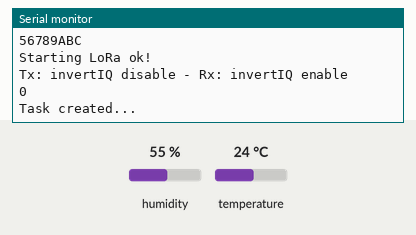
A sketch run on a simulated ESP32. On the bench: the last lines printed to the serial monitor. Inputs (shaded band) come from the test bench; at power-on: humidity 55 %, temperature 24 °C. No radio packets arrive unless stated.

Above: at 3.2 s.
3.3 s: humidity set to 22 %
At 5.3 s:
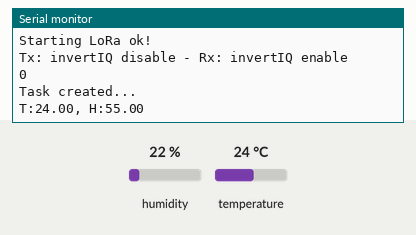
7.6 s: temperature set to 12 °C
At 10.16 s:
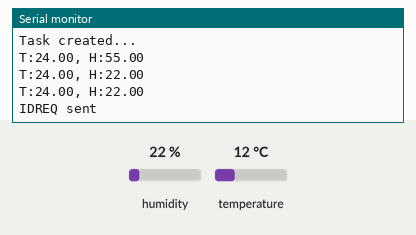
11.5 s: humidity set to 40 %
At 12.6 s:
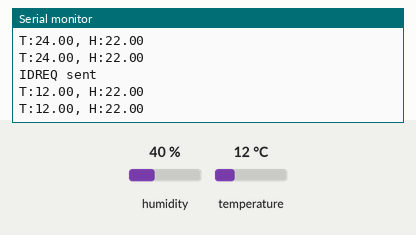
Timing chart, 0 to 14.5 s (numbered marks = the images above; inputs shaded):
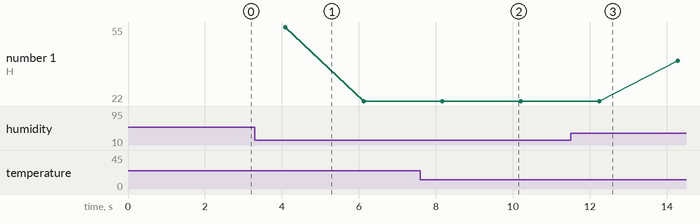

Measured:
- plotted number 1: 22 → 40 after the input at 11.5 s

The sketch:

esp32.mini.LoRa.term.DTSUB.DTACK.210301.ino
```cpp
#include <SPI.h>
#include <LoRa.h>
#include <Wire.h>
#include "LoRa_All.h"

#include "Adafruit_HTU21DF.h"
Adafruit_HTU21DF htu = Adafruit_HTU21DF();
QueueHandle_t queue;
int queueSize = 32;
static int taskCore = 0;

#include "SSD1306Wire.h"        // legacy: #include "SSD1306.h"
SSD1306Wire display(0x3c, 12, 14);   // ADDRESS, SDA, SCL
uint64_t chipid;
uint32_t nodeID;  // local ID on 4 bytes
uint16_t timeout=15;
int data_ack=1;
RTC_DATA_ATTR int idreq_ack=0;
RTC_DATA_ATTR uint32_t recvID=0;

conframe_t scf,rcf;              // send control frame , receive control frame
MQTTframe_t sdf,rdf;

void sensorTask( void * pvParameters ){
float stab[8];
while(true)
  {
  stab[0]=htu.readTemperature();
  stab[1]=htu.readHumidity();
  xQueueReset(queue);
  xQueueSend(queue, stab, portMAX_DELAY);
  delay(2000);
  Serial.printf("T:%2.2F, H:%2.2f\n",stab[0],stab[1]);
  }
}


void setup() {
Serial.begin(9600);
  chipid=ESP.getEfuseMac();
  nodeID=(uint32_t)chipid;
  Serial.printf("\nChipID:%08X\n",(uint32_t)nodeID);
  Wire.begin(12,14);
  delay(1000);

  Serial.println("HTU21D-F test");
  if (!htu.begin()) {
    Serial.println("Couldn't find sensor!");
    while (1);
    }
  SPI.begin(SCK, MISO, MOSI, SS);  // SCK, MISO, MOSI, SS
  LoRa.setPins(SS, RST, DI0);
  Serial.begin(9600);
  delay(1000);
  Serial.println();Serial.println();
  Serial.printf("%08X\n",(uint32_t)chipid);
  if (!LoRa.begin(BAND)) {
    Serial.println("Starting LoRa failed!");
    while (1);
  }
  Serial.println("Starting LoRa ok!");
  LoRa.setSpreadingFactor(sf);
  LoRa.setSignalBandwidth(sbw);
  LoRa.setSyncWord(0xF3);           // ranges from 0-0xFF, default 0x34, see API docs
  Serial.println("Tx: invertIQ disable - Rx: invertIQ enable");
  LoRa.onReceive(onReceive);
  LoRa.onTxDone(onTxDone);
  LoRa_rxMode();
  Serial.println(taskCore);
  queue = xQueueCreate(queueSize, sizeof(float)*8);
  xTaskCreatePinnedToCore(
                    sensorTask,   /* Function to implement the task */
                    "sensorTask", /* Name of the task */
                    10000,      /* Stack size in words */
                    NULL,       /* Task input parameter */
                    0,          /* Priority of the task */
                    NULL,       /* Task handle. */
                    taskCore);  /* Core where the task should run */
  Serial.println("Task created...");
}

void publish(char *topic, char *mess)
{
  Serial.println("Sending Publish packet: ");
  LoRa_txMode();
  LoRa.beginPacket();
  sdf.pack.did=(uint32_t)recvID;    // receiver (GW) ID
  sdf.pack.sid=(uint32_t)nodeID;
  sdf.pack.con[0]=0x07; sdf.pack.con[1]=0x00;       // publish data: 0x07
  strcpy(sdf.pack.topic,topic);   // topic name
  strcpy(sdf.pack.mess,mess);   // topic name
  LoRa.write(sdf.frame,64);
  LoRa.endPacket();
}

void loop()
{
  if (runEvery(10000))
    {
    if(idreq_ack==0)
      {
      send_IDREQ(); // send IDREQ control frame
      Serial.println("IDREQ sent");
      }
    else
    {
    if(data_ack==1)
      {
      char topic[24],message[24];float stab[8];
      Serial.println("waiting for sensoe task");
      xQueueReceive(queue, stab, portMAX_DELAY);
      strcpy(topic,"/esp32/Term1/Sens1");
      sprintf(message,"T:%2.2f, H:%2.2f",stab[0],stab[1]);
      publish(topic,message);  Serial.printf("Message published:%s\n",message);
      Serial.printf("DATA sent to Gateway: %08X\n",recvID);
      data_ack=0;
      }
   }
  }
}

void send_IDREQ()
{
  LoRa_txMode();                        // set tx mode
  LoRa.beginPacket();                   // start packet
  scf.pack.did=(uint32_t)0; scf.pack.sid=(uint32_t)nodeID;
  scf.pack.con[0]=0x01;scf.pack.con[1]=0x00;
  strncpy(scf.pack.pass,"passwordpassword",16);
  LoRa.write(scf.frame,32);             // add payload
  LoRa.endPacket(true);                 // finish packet and send20 it
}


void onReceive(int packetSize)
{
  if(packetSize==32)
    {
    int i=0;
    while (LoRa.available()) { rcf.frame[i] = LoRa.read();i++;}
    if(rcf.pack.con[0]==0x02 && rcf.pack.did==nodeID)  // received IDACK frame for this node
      {
      idreq_ack=1; recvID=rcf.pack.sid;
      }

    if(rcf.pack.con[0]==0x04 && rcf.pack.did==nodeID)  // received DTACK for DTSUB
      {
      data_ack=1; recvID=rcf.pack.sid; timeout=rcf.pack.tout;
      Serial.printf("Received DTACK\n");
      }
    Serial.printf("con=%0X,did=%08X\n", rcf.pack.con[0], rcf.pack.did);
    Serial.printf("Terminal:%08X, ACK from Gateway:%08X\n",(uint32_t)nodeID,(uint32_t)recvID);
    Serial.printf("RSSI: %d\n",LoRa.packetRssi());
    }
}
```

LoRa_All.h
```cpp
// this file describes the types of the LoRa frames used to communicate between the LoRa terminals
// and the gateways : ThingSpeak gateway and MQTT gateway
// the identifiers: source-sid and destination-did are derived from the chip identifiers.
// Only 4 lower bytes are taken into account (uint32_t)
// The control frame contain 32 bytes, the data frames are built with 64 bytes
// the 2 bytes of control field con[2] are used to identify the tape of the frame: the control frames and the data frames
// The first con[0] bytes indicates the type of the frame and the type of the gateway (service) to be used.
// The first hexa value of this byte indicates the type of the gateways/service:
//   0 - ThingSpeak send, 1 -ThingSpeak receive
//   2 - MQTT publish, 3 - MQTT subscribe
// The second hexa value indicates the type of the frame:
//   1 - IDREQ, 2 - IDACK  : ID request and ID acknowledge - control frames
//   3 - DTSND, 4 - DTACK  : DATA send (ThingSpeak) and DATA acknowledge - data and control frames
//   5 - DTREQ, 6 - DTRCV  : DATA request and DATA receive - control and data frames
//   7 - DTPUB, 8 - DTSUB, DTRCV : TOPIC/DATA publish, TOPIC subscribe, DATA receive frames (MQTT)
// The second byte of the control field con[1] is used to carry the data fields mask (ThingSpeak)
// Each bit of this field corresponds to one data value of ThingSpeak channel;
// With this mask the fields may be specified when sending or requesting data

// The password field pass[16] is used by the control frames IDREQ and IDACK to protect the access
// to the gateway node; only a frame with correct password (16 bytes) is to be answered by IDACK frame
// The tout value coded on 16 bits may be used to synchronize the terminals operating in deep sleep mode.
// The gateway none sends the calculated delay according to its scheduler (agenda) to the terminal node.

// The data frames are different for ThingSpeak serviecs and for MQTT services.
// The data frame relayed by the gateway node to ThingSpeak server contains the

#define SS       5 // 26     // D0 - to NSS
#define RST     15  //16     // D4  - RST
#define DI0     26      // D8 - INTR

#define SCK     18      // D5 - CLK
#define MISO    19      // D6 - MISO
#define MOSI    23      // D7 - MOSI
#define BAND    434E6

int sf=7;
long sbw=125E3;

typedef union
{
  uint8_t frame[32];
  struct
  {
    uint32_t did;       // destination identifier chipID (4 lower bytes)
    uint32_t sid;       // source identifier chipID (4 lower bytes)
    uint8_t  con[2];    // control field: con[0]
    char     pass[16];  // password - 16 characters
    uint16_t tout;      // timeout
    uint8_t  pad[4];    // future use
  } pack;               // control packet
} conframe_t;              // send control frame , receive control frame

typedef union
{
  uint8_t frame[64];    // TS frame to send/receive data
  struct
  {
    uint32_t did;        // destination identifier chipID (4 lower bytes)
    uint32_t sid;        // source identifier chipID (4 lower bytes)
    uint8_t  con[2];     // control field: lower byte is used as mask
    int     channel;     // TS channel number
    char    keyword[16];   // write (or read) keyword
    float   sens[8];     // max 8 values – fields
    uint16_t  tout;      // optional timeout
  } pack;                // data packet
} TSframe_t;

typedef union
{
  uint8_t frame[64];    // MQTT frame to publish on the given topic
  struct
  {
    uint32_t did;        // destination identifier chipID (4 lower bytes)
    uint32_t sid;        // source identifier chipID (4 lower bytes)
    uint8_t  con[2];     // control field
    char     topic[24];  // topic name - e.g. /esp32/Term1/Sens1
    char     mess[24];   // message value
    uint16_t tout;      // optional timeout for publish frame
    uint8_t  pad[4];     // future use
  } pack;                // data packet
} MQTTframe_t;

void LoRa_rxMode(){
  LoRa.enableInvertIQ();                // active invert I and Q signals
  LoRa.receive();                       // set receive mode
}

void LoRa_txMode(){
  LoRa.idle();                          // set standby mode
  LoRa.disableInvertIQ();               // normal mode
}

void onTxDone() {
  Serial.println("TxDone");
  LoRa_rxMode();
}

boolean runEvery(unsigned long interval)
{
  static unsigned long previousMillis = 0;
  unsigned long currentMillis = millis();
  if (currentMillis - previousMillis >= interval)
  {
    previousMillis = currentMillis;
    return true;
  }
  return false;
}
```
